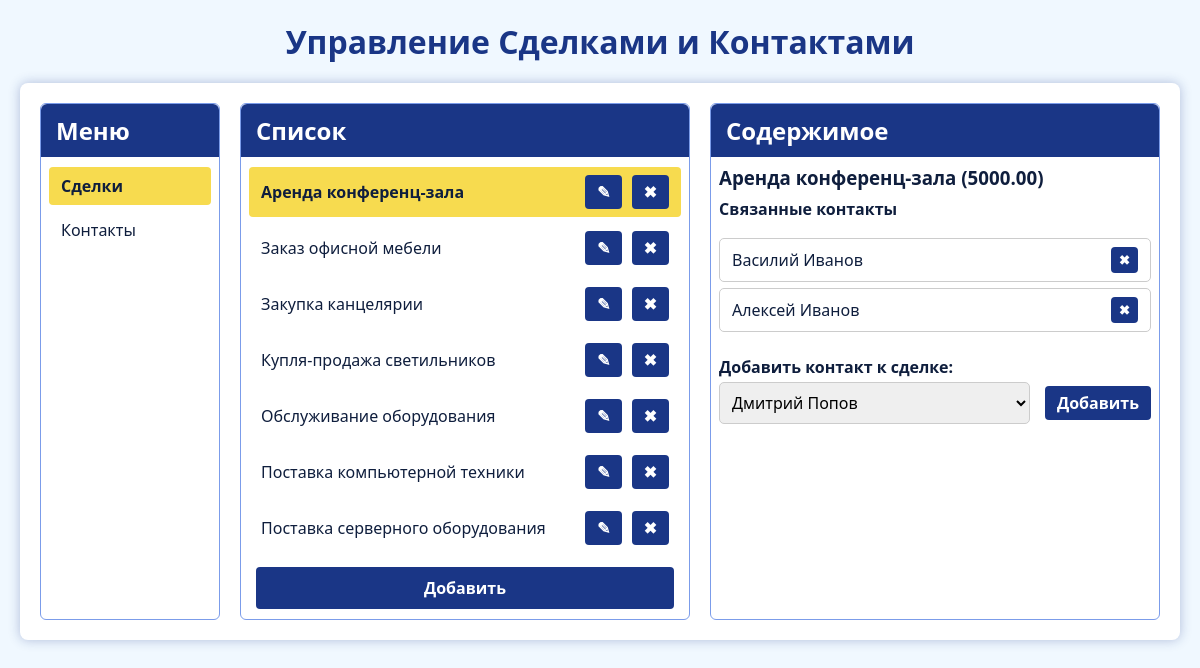
The page / on the database its author committed.
### tables this page shows
CREATE TABLE `deals` (
  `id` int(11) NOT NULL,
  `name` varchar(255) NOT NULL,
  `amount` decimal(10,2) NOT NULL
);

CREATE TABLE `contacts` (
  `id` int(11) NOT NULL,
  `first_name` varchar(255) NOT NULL,
  `last_name` varchar(255) NOT NULL
);

### includes/functions.php (called while the page is built, shortened)
<?php
require_once 'db.php';
function getAllDeals() {
    global $pdo;
    $stmt = $pdo->query("SELECT * FROM deals ORDER BY name ASC");
    return $stmt->fetchAll(PDO::FETCH_ASSOC);
}
function getAllContacts() {
    global $pdo;
    $stmt = $pdo->query("SELECT * FROM contacts ORDER BY first_name ASC, last_name ASC");
    return $stmt->fetchAll(PDO::FETCH_ASSOC);
}
function getDealById($id) {
    global $pdo;
    $stmt = $pdo->prepare("SELECT * FROM deals WHERE id = ?");
    $stmt->execute([$id]);
    $deal = $stmt->fetch(PDO::FETCH_ASSOC);
    if ($deal) {
        $stmt = $pdo->prepare("SELECT contacts.* FROM contacts
                               INNER JOIN deal_contact ON contacts.id = deal_contact.contact_id
                               WHERE deal_contact.deal_id = ?");
        $stmt->execute([$id]);
        $deal['contacts'] = $stmt->fetchAll(PDO::FETCH_ASSOC);
    }
    return $deal;
}

### index.php (the view, shortened to what this page needs)
<?php
require_once 'includes/functions.php';
$menu = $_GET['menu'] ?? 'deals';
if ($menu === 'deals') {
    $listItems = getAllDeals();
} else {
    $listItems = getAllContacts();
}
$selectedId = isset($_GET['id']) ? intval($_GET['id']) : (count($listItems) ? $listItems[0]['id'] : 0);
?>
<!DOCTYPE html>
<html lang="ru">
<head>
    <link rel="stylesheet" href="assets/css/style.css" />
</head>
<body>
<div class="container">
    <h1>Управление Сделками и Контактами</h1>
    <div class="knowledge-base">
        <div class="panel menu-panel">
            <h2>Меню</h2>
            <ul id="menu-list">
                <li data-menu="deals" class="<?= $menu === 'deals' ? 'selected' : '' ?>">Сделки</li>
                <li data-menu="contacts" class="<?= $menu === 'contacts' ? 'selected' : '' ?>">Контакты</li>
            </ul>
        </div>
        <div class="panel list-panel">
            <h2>Список</h2>
            <ul id="list-items">
                <?php foreach ($listItems as $item): ?>
                    <li data-id="<?= htmlspecialchars($item['id']) ?>" class="<?= ($item['id'] == $selectedId) ? 'selected' : '' ?>">
                        <span class="item-text">
                            <?php
                            if ($menu === 'deals') {
                                echo htmlspecialchars($item['name']);
                            } else {
                                echo htmlspecialchars($item['first_name'] . ' ' . $item['last_name']);
                            }
                            ?>
                        </span>
                        <span class="item-actions">
                            <button class="edit-button" title="Редактировать" data-menu="<?= $menu ?>" data-id="<?= $item['id'] ?>">✎</button>
                            <button class="delete-button" title="Удалить" data-menu="<?= $menu ?>" data-id="<?= $item['id'] ?>">✖</button>
                        </span>
                    </li>
                <?php endforeach; ?>
            </ul>
            <button id="create-button">Добавить</button>
        </div>
        <div class="panel content-panel">
            <h2>Содержимое</h2>
            <div id="content-area">
                <?php
                if ($menu === 'deals') {
                    $deal = getDealById($selectedId);
                    if ($deal) {
                        echo '<h3>' . htmlspecialchars($deal['name']) . ' (' . number_format($deal['amount'], 2, '.', '') . ')</h3>';
                        echo '<h4>Связанные контакты</h4>';
                        echo '<ul class="content-list">';
                        if (!empty($deal['contacts'])) {
                            foreach ($deal['contacts'] as $c) {
                                echo '<li>';
                                echo '<span class="content-info">' . htmlspecialchars($c['first_name'] . ' ' . $c['last_name']) . '</span>';
                                echo '<button class="unlink-button" title="Удалить связь" data-deal-id="' . $deal['id'] . '" data-contact-id="' . $c['id'] . '">✖</button>';
                                echo '</li>';
                            }
                        } else {
                            echo '<li>Связанных контактов нет</li>';
                        }
                        echo '</ul>';
                        echo '<div class="assoc-add-container">';
                        echo '<label for="deal-contact-select">Добавить контакт к сделке:</label>';
                        echo '<div class="assoc-add-controls">';
                        echo '<select id="deal-contact-select" name="contact_id" required>';
                        $allContacts = getAllContacts();
                        $connectedIds = array_column($deal['contacts'], 'id');
                        foreach ($allContacts as $contact) {
                            if (!in_array($contact['id'], $connectedIds)) {
                                echo '<option value="' . htmlspecialchars($contact['id']) . '">' . htmlspecialchars($contact['first_name'] . ' ' . $contact['last_name']) . '</option>';
                            }
                        }
                        echo '</select>';
                        echo '<button id="deal-add-link-btn" data-deal-id="' . $deal['id'] . '">Добавить</button>';
                        echo '</div>';
                        echo '</div>';
                    }
                }
                ?>
            </div>
        </div>
    </div>
</div>
</body>
</html>

### assets/css/style.css (style rules this page uses)
* { box-sizing: border-box; margin: 0; padding: 0; font-family: 'Segoe UI', Tahoma, Geneva, Verdana, sans-serif; }
body { background: #f0f8ff; color: #0f1e3d; padding: 20px; }
.container { max-width: 1200px; margin: auto; }
h1 { text-align: center; margin-bottom: 20px; color: #1a3686; }
.knowledge-base { display: flex; gap: 20px; background: white; border-radius: 8px; box-shadow: 0 0 12px rgba(26, 54, 134, 0.3); padding: 20px; }
.panel { background: #fff; border: 1px solid #7b9cea; border-radius: 6px; flex: 1; display: flex; flex-direction: column; }
.menu-panel { max-width: 180px; }
.panel h2 { background: #1a3686; color: white; padding: 10px 15px; border-radius: 6px 6px 0 0; user-select: none; }
ul { list-style-type: none; overflow-y: auto; padding: 10px 8px; flex-grow: 1; max-height: 400px; }
li { padding: 8px 12px; margin-bottom: 6px; border-radius: 4px; cursor: pointer; display: flex; justify-content: space-between; align-items: center; transition: background-color 0.25s ease-in-out, color 0.25s ease-in-out; }
li.selected { background-color: #f7db4f; color: #0f1e3d; font-weight: bold; }
.item-text { flex-grow: 1; }
.item-actions button, #deal-add-link-btn, #contact-add-link-btn, #create-button, #modal-window form button[type="submit"] { background-color: #1a3686; color: white; border: none; padding: 6px 12px; margin-left: 5px; border-radius: 4px; cursor: pointer; font-weight: 700; font-size: 1em; transition: background-color 0.3s ease; user-select: none; }
#create-button { margin: 10px 15px; padding: 10px; width: calc(100% - 30px); }
#content-area ul.content-list li button.unlink-button { background-color: #1a3686; color: white; border: none; padding: 4px 8px; border-radius: 4px; font-weight: 700; cursor: pointer; user-select: none; transition: background-color 0.3s ease; }
#content-area h3, #content-area h4 { margin: 8px; }
#content-area ul.content-list { list-style: none; max-height: 300px; overflow-y: auto; padding-left: 8px; }
#content-area ul.content-list li { border: 1px solid #ccc; padding: 8px 12px; margin-bottom: 6px; display: flex; justify-content: space-between; align-items: center; border-radius: 5px; }
#content-area ul.content-list li .content-info { flex-grow: 1; }
.assoc-add-container { margin: 8px; display: flex; flex-direction: column; gap: 4px; }
.assoc-add-container > label { font-weight: 600; user-select: none; white-space: nowrap; }
.assoc-add-controls { display: flex; gap: 10px; align-items: center; }
.assoc-add-controls select { flex-grow: 1; padding: 8px; border-radius: 5px; border: 1px solid #ccc; font-size: 1em; cursor: pointer; user-select: none; }

### rows shown on the page
deals: name "Аренда конференц-зала", amount "5000.00"
deals: name "Заказ офисной мебели"
deals: name "Закупка канцелярии"
deals: name "Купля-продажа светильников"
deals: name "Обслуживание оборудования"
deals: name "Поставка компьютерной техники"
deals: name "Поставка серверного оборудования"
contacts: first_name+last_name "Василий Иванов"
contacts: first_name+last_name "Алексей Иванов"

### other values the page prints
form field contact_id "Дмитрий Попов"
